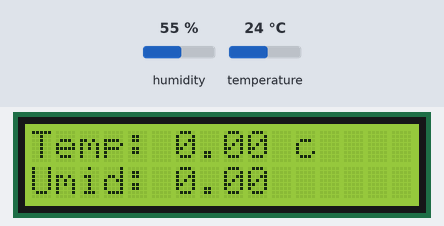
Bench run of a sketch on a simulated ESP32. Parts: 16×2 character LCD. Inputs (shaded band) come from the test bench; at power-on: humidity 55 %, temperature 24 °C. WiFi joins after 1.5 s; servers stay silent unless stated; uploads are accepted with an empty reply; storage starts empty; what the sketch prints to the serial monitor is not drawn.

Above: at 10.4 s.
10.5 s: humidity set to 22 %
At 15.6 s:
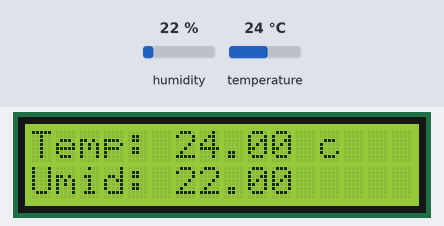
16.1 s: temperature set to 12 °C
At 20.5 s:
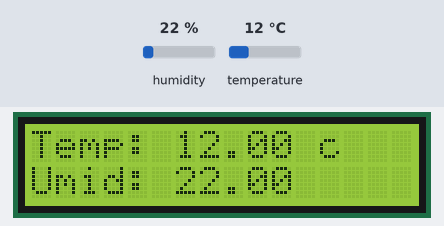
21.4 s: humidity set to 40 %
At 25.4 s:
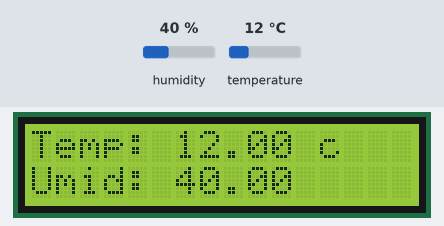
26.6 s: temperature set to 19 °C
At 31.5 s:
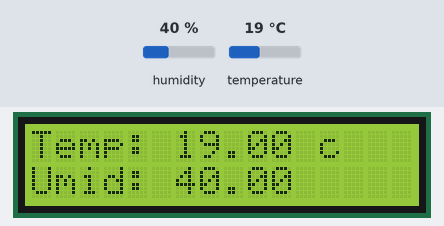
Timing chart, 0 to 32.8 s (numbered marks = the images above; inputs shaded):
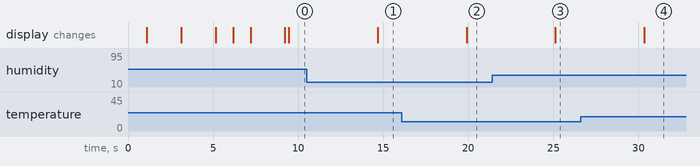

Measured:
- after the input at 10.5 s, the display: changes after 4.2 s (image 1)
- after the input at 16.1 s, the display: changes after 3.8 s (image 2)
- after the input at 21.4 s, the display: changes after 3.7 s (image 3)
- after the input at 26.6 s, the display: changes after 3.8 s (image 4)

The sketch:

server_sensor_dht_esp_server_3_6_sdCard.ino
```cpp
/*
  * Medidor de temperatura e Umidade, enviando dados para um servidor em Node.js V 3.6.1
  * Informações de IP, porta, rota, SSID e senha alimentados dinâmicamente via Arq. txt do SD card
  * Bruno Patrocinio
*/
#include <WiFi.h>
#include <HTTPClient.h>
#include <DHT.h>
#include <LiquidCrystal_I2C.h>
#include <SD.h>
#include <FS.h>
#include <SPI.h>

// Pinos sensor temp e umid
#define DHTPIN 27      // pino onde o sensor está conectado
#define DHTTYPE DHT11  // tipo de sensor (se nao funcionar, colocar DHT22)

const int chipSelect = 5; // pino do chipSelect SD Card

//var global inicial de IP. (pra ser dinâmica)
char protocolo[8] = "http://";
char sinal[2] = ":";
char porta[7] = "";
char rota[15] = "";

char ip[16];
char* urlServ[] = { protocolo, ip, sinal, porta, rota };

char resultado[50] = "";

bool cardOk = true; //var de controle sd card

LiquidCrystal_I2C lcd(0x27, 16, 2);  //cria o objeto lcd passando como parâmetros o endereço, o nº de colunas e o nº de linhas

float temperature = 0.0f;
float humidity = 0.0f;
SemaphoreHandle_t dataSemaphore;

// obj do sensor
DHT dht(DHTPIN, DHTTYPE);

// Configuração Wi-Fi Nome da Rede e senha
char *ssid = new char[11];
char *password = new char[20];

String line1, line2, line3, line4, line5;
int lineCount = 0;
const char* fileName = "/data.txt"; //nome do arquivo na raiz do cartão

void setup() {
  Serial.begin(38400);
  dht.begin();
  //seta as confg do display 16x2
  lcd.init();
  lcd.clear();
  lcd.backlight();
  lcd.print("Iniciando...");
  delay(1000);
  lcd.clear();

  lcd.println("Lendo SD-card...");
  if(!SD.begin(chipSelect)){
    Serial.println("Erro na leitura do SD card, não existe um SD card ou módulo não conectado.");
    lcd.clear();
    lcd.println("Erro leitura.");
    cardOk = false;
    return;
  }
  delay(2000);
  lcd.clear();
  lcd.println("Leu SD-card.");
  delay(2000);
  lcd.clear();
  carregaDados();
  // Conecta ao Wi-Fi
  WiFi.begin(ssid, password);
  Serial.print("Conectando ao WiFi...");
  delay(1000);
  lcd.clear();
  lcd.print("Conectando ao WiFi...");
  lcd.clear();
  while (WiFi.status() != WL_CONNECTED) {
    delay(1000);
    Serial.print(".");
    lcd.print(".");
    lcd.clear();
  }
  Serial.println("\nConectado ao WiFi!");
  lcd.clear();
  lcd.println("Conectou ao WiFi");
  delay(2000);
  lcd.clear();

  // Criação do semáforo
  dataSemaphore = xSemaphoreCreateMutex();
  if (dataSemaphore == NULL) {
    Serial.println("Erro ao criar o semáforo!");
    while (1)
      ;
  }
  // Criação das tarefas de obter os dados do sensor e enviar para o servidor em node.js, usando freeRTOS
  xTaskCreatePinnedToCore(taskGetData, "GetDataTask", 2048, NULL, 1, NULL, 1);
  xTaskCreatePinnedToCore(taskSendData, "SendDataTask", 4096, NULL, 1, NULL, 1);
}

void loop() {
  // O Sist. op. do Free RTOS que gerencia as tarefas....não precisa de loop
}

void taskGetData(void* parameter) {
  while (true) {
    float temp = dht.readTemperature();
    float hum = dht.readHumidity();

    if (isnan(temp) || isnan(hum)) {
      Serial.println("Falha ao ler do sensor DHT!");
    } else {
      // protege o acesso as variáveis globais
      if (xSemaphoreTake(dataSemaphore, portMAX_DELAY)) {
        temperature = temp;
        humidity = hum;
        xSemaphoreGive(dataSemaphore);
      }
    }

    vTaskDelay(pdMS_TO_TICKS(1000));  // Aguarda 1 segundo
  }
}  //fim de taskGetData()

void taskSendData(void* parameter) {
  while (true) {
    if (WiFi.status() == WL_CONNECTED) {
      // protege o acesso as variáveis globais
      if (xSemaphoreTake(dataSemaphore, portMAX_DELAY)) {
        float temp = temperature;
        float hum = humidity;
        xSemaphoreGive(dataSemaphore);

        HTTPClient http;
        http.begin(resultado); //passa a url completada
        http.addHeader("Content-Type", "application/json");

        String jsonPayload = String("{\"temperature\":") + temp + ",\"humidity\":" + hum + "}";
        int httpResponseCode = http.POST(jsonPayload);
        lcd.clear();
        lcd.print("Temp: ");lcd.print(temp);lcd.print(" c");
        lcd.setCursor(0, 1);
        lcd.print("Umid: ");lcd.print(hum);

        if (httpResponseCode > 0) {
          String response = http.getString();
          Serial.println("Resposta do servidor: " + response);
        } else {
          Serial.println("Erro ao enviar dados: " + String(httpResponseCode));
        }
        http.end();
      }
    } else {
      Serial.println("Wi-Fi desconectado!");
    }

    vTaskDelay(pdMS_TO_TICKS(5000));  // aguarda 5 segundos antes de enviar novamente
  }
}  // fim de taskSendData()

void carregaDados(){
  char aux[6];
  File file = SD.open(fileName);
  if(!file){
    Serial.println("Erro ao abrir arquivo txt");
    lcd.clear();
    lcd.print("Erro Arq.");
    return;
  }
  while(file.available() && lineCount < 5){
    String line = file.readStringUntil('\n');
    line.trim();
    switch(lineCount){
      case 0: line1 = line; break;
      case 1: line2 = line; break;
      case 2: line3 = line; break;
      case 3: line4 = line; break;
      case 4: line5 = line; break;
    }
    lineCount++;
  }
  file.close(); // fecha o arquivo depois de usar
  //prints na serial só pra verificar
  Serial.print("Linha 1: ");Serial.println(line1);
  Serial.print("Linha 2: ");Serial.println(line2);
  Serial.print("Linha 3: ");Serial.println(line3);
  Serial.print("Linha 4: ");Serial.println(line4);
  Serial.print("Linha 5: ");Serial.println(line5);
  //copia para os ponteiros char e vetores de char as strings
  strcpy(ssid, line1.c_str());
  strcpy(password, line2.c_str());
  strcpy(ip, line3.c_str());
  strcpy(porta, line4.c_str());
  strcpy(rota, line5.c_str());
  //responsável por montar a URL pra enviar
  int n = sizeof(urlServ) / sizeof(urlServ[0]);
  for (int i = 0; i < n; i++) {
       strcat(resultado, urlServ[i]);  //garante aqui que seja inserido o IP digitado na URL passada para a requisição
  }
}//fim de carregaDados()
```
